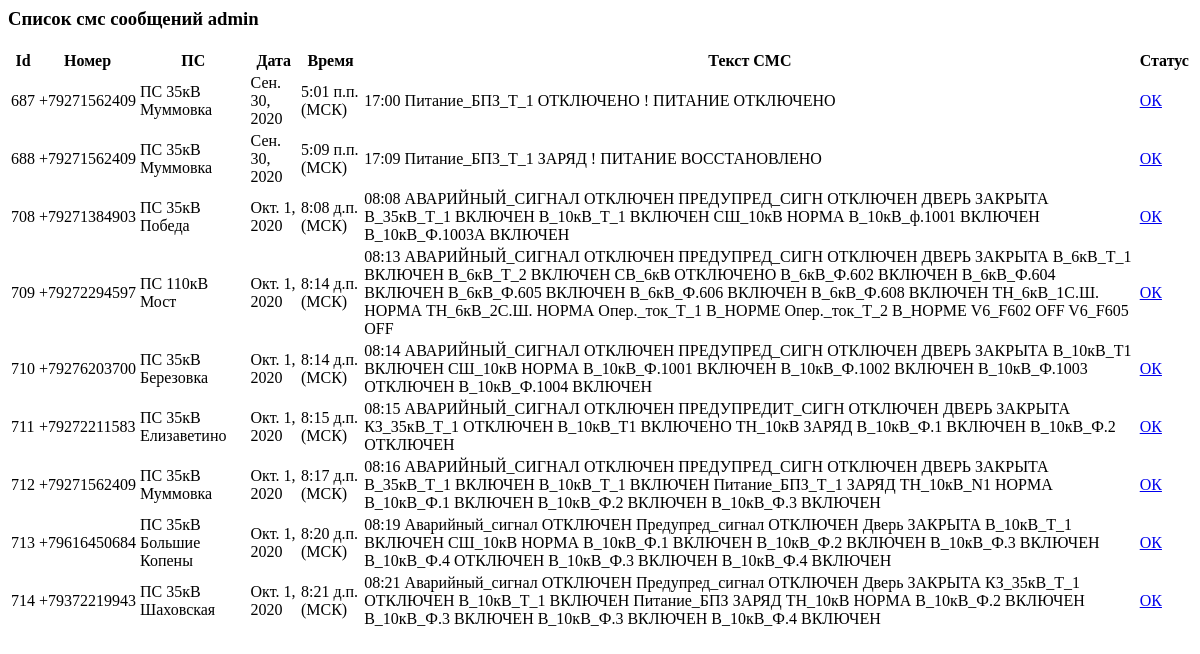
/ajax/get_response/ (signed in), run on an earlier commit of the app's database.
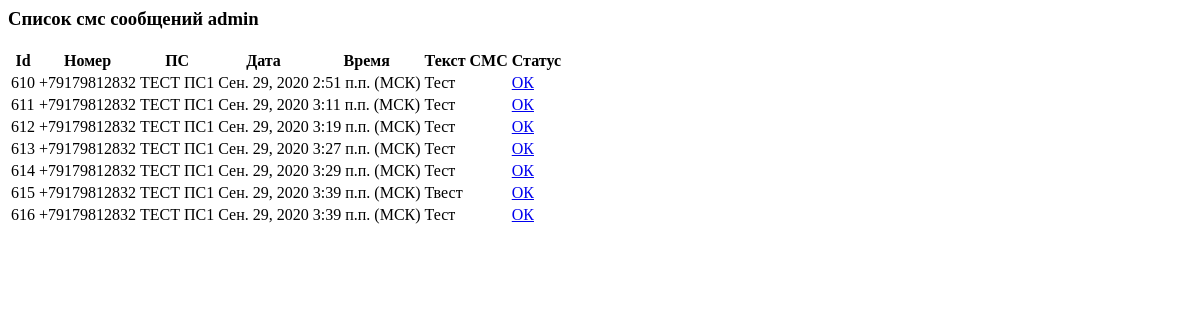
And on a later commit of the database.
### my_app/models.py (models this page shows)
class Viewed_messages(models.Model):
    id_SMS = models.ForeignKey(Sms_message, on_delete = models.CASCADE)
    user = models.ForeignKey(User, on_delete=models.CASCADE)
    status_view = models.BooleanField()
    datetime_view = models.DateTimeField(null=True, blank=True)
    sms_notification = models.BooleanField()

class Sms_message(models.Model):
    number = models.CharField(max_length=12)
    date = models.DateField()
    time = models.TimeField()
    text_sms = models.TextField()
    ps = models.ForeignKey(Ps, on_delete=models.CASCADE)

class Ps(models.Model):
    name = models.CharField(max_length=100, primary_key=True)
    tel_number = models.CharField(max_length=12)
    res = models.ForeignKey(Group, on_delete=models.CASCADE)

### my_app/views.py (the view)
# urls.py: re_path(r'^ajax/get_response/$', views.table, name='get_response'),
@login_required
def table(request):
    toolView = ToolForView()
    user_name = request.user.username
    time_zone = " (МСК)"
    selected_interval = request.session['choice_status']
    messages = toolView.check_view(user_name, selected_interval)
    data = {"messages": messages, "username": user_name, "time_zone": time_zone}
    return render(request, "table.html", context=data)

### my_app/service/services_for_view.py (called while the page is built)
    def check_view(self, user_name, selected_interval):
        if selected_interval != 'False':
            delta = datetime.now() - timedelta(days=int(selected_interval))
            return Viewed_messages.objects.filter(user__username=user_name, status_view=True, id_SMS__date__gte=delta)
        else:
            return Viewed_messages.objects.filter(user__username=user_name, status_view=False)

### my_app/templates/table.html
{% if messages.count > 0 %}
    <h3>Список смс сообщений {{username}}</h3>
<table id ="customers">
        <tr><th>Id</th><th>Номер</th><th>ПС</th><th>Дата</th><th>Время</th><th>Текст СМС</th><th>Статус</th></tr>
       {% for  message in messages %}
        <tr>
            <td >{{ message.id_SMS.id }}</td>
            <td>{{ message.id_SMS.number }}</td>
            <td>{{ message.id_SMS.ps.name }}</td>
            <td>{{ message.id_SMS.date }}</td>
            <td>{{ message.id_SMS.time }}{{time_zone}}</td>
            <td>{{ message.id_SMS.text_sms }}</td>
            <td>
                {% if message.status_view %}
                <img src="/static/admin/img/icon-yes.svg" alt="True">
                {% else %}
                <a id="para1" href="view_sms/{{message.id}}">ОК</a>
                {% endif %}
            </td>
        </tr>
    {% endfor %}
    </table>
{% else %}
     <h3>Нет новых смс сообщений {{username}}</h3>
    {% endif %}

What changed in the data, as far as the page shows it:
removed Viewed_messages: id_SMS.id "687", id_SMS.number "+79271562409", id_SMS.ps.name "ПС 35кВ Муммовка", id_SMS "Сен. 30, 2020", id_SMS.time "5:01 п.п.", time_zone "(МСК)", id_SMS.text_sms "17:00 Питание_БПЗ_Т_1 ОТКЛЮЧЕНО ! ПИТАНИЕ ОТКЛЮЧЕНО"
removed Viewed_messages: id_SMS.id "688", id_SMS.number "+79271562409", id_SMS.ps.name "ПС 35кВ Муммовка", id_SMS "Сен. 30, 2020", id_SMS.time "5:09 п.п.", time_zone "(МСК)", id_SMS.text_sms "17:09 Питание_БПЗ_Т_1 ЗАРЯД ! ПИТАНИЕ ВОССТАНОВЛЕНО"
removed Viewed_messages: id_SMS.id "708", id_SMS.number "+79271384903", id_SMS.ps.name "ПС 35кВ Победа", id_SMS "Окт. 1, 2020", id_SMS.time "8:08 д.п.", time_zone "(МСК)", id_SMS.text_sms "08:08 АВАРИЙНЫЙ_СИГНАЛ ОТКЛЮЧЕН ПРЕДУПРЕД_СИГН ОТКЛЮЧЕН ДВЕРЬ ЗАКРЫТА В_35кВ_Т_1 ВКЛЮЧЕН В_10кВ_Т_1 ВКЛЮЧЕН СШ_10кВ НОРМА В_10кВ_ф.1001 ВКЛЮЧЕН В_10кВ_Ф.1003А ВКЛЮЧЕН"
removed Viewed_messages: id_SMS.id "709", id_SMS.number "+79272294597", id_SMS.ps.name "ПС 110кВ Мост", id_SMS "Окт. 1, 2020", id_SMS.time "8:14 д.п.", time_zone "(МСК)", id_SMS.text_sms "08:13 АВАРИЙНЫЙ_СИГНАЛ ОТКЛЮЧЕН ПРЕДУПРЕД_СИГН ОТКЛЮЧЕН ДВЕРЬ ЗАКРЫТА В_6кВ_Т_1 ВКЛЮЧЕН В_6кВ_Т_2 ВКЛЮЧЕН СВ_6кВ ОТКЛЮЧЕНО В_6кВ_Ф.602 ВКЛЮЧЕН В_6кВ_Ф.604 ВКЛЮЧЕН В_6кВ_Ф.605 ВКЛЮЧЕН В_6кВ_Ф.606 ВКЛЮЧЕН В_6кВ_Ф.608 ВКЛЮЧЕН ТН_6кВ_1С.Ш. НОРМА ТН_6кВ_2С.Ш. НОРМА Опер._ток_Т_1 В_НОРМЕ Опер._ток_Т_2 В_НОРМЕ V6_F602 OFF V6_F605 OFF"
removed Viewed_messages: id_SMS.id "710", id_SMS.number "+79276203700", id_SMS.ps.name "ПС 35кВ Березовка", id_SMS "Окт. 1, 2020", id_SMS.time "8:14 д.п.", time_zone "(МСК)", id_SMS.text_sms "08:14 АВАРИЙНЫЙ_СИГНАЛ ОТКЛЮЧЕН ПРЕДУПРЕД_СИГН ОТКЛЮЧЕН ДВЕРЬ ЗАКРЫТА В_10кВ_Т1 ВКЛЮЧЕН СШ_10кВ НОРМА В_10кВ_Ф.1001 ВКЛЮЧЕН В_10кВ_Ф.1002 ВКЛЮЧЕН В_10кВ_Ф.1003 ОТКЛЮЧЕН В_10кВ_Ф.1004 ВКЛЮЧЕН"
removed Viewed_messages: id_SMS.id "711", id_SMS.number "+79272211583", id_SMS.ps.name "ПС 35кВ Елизаветино", id_SMS "Окт. 1, 2020", id_SMS.time "8:15 д.п.", time_zone "(МСК)", id_SMS.text_sms "08:15 АВАРИЙНЫЙ_СИГНАЛ ОТКЛЮЧЕН ПРЕДУПРЕДИТ_СИГН ОТКЛЮЧЕН ДВЕРЬ ЗАКРЫТА КЗ_35кВ_Т_1 ОТКЛЮЧЕН В_10кВ_Т1 ВКЛЮЧЕНО ТН_10кВ ЗАРЯД В_10кВ_Ф.1 ВКЛЮЧЕН В_10кВ_Ф.2 ОТКЛЮЧЕН"
removed Viewed_messages: id_SMS.id "712", id_SMS.number "+79271562409", id_SMS.ps.name "ПС 35кВ Муммовка", id_SMS "Окт. 1, 2020", id_SMS.time "8:17 д.п.", time_zone "(МСК)", id_SMS.text_sms "08:16 АВАРИЙНЫЙ_СИГНАЛ ОТКЛЮЧЕН ПРЕДУПРЕД_СИГН ОТКЛЮЧЕН ДВЕРЬ ЗАКРЫТА В_35кВ_Т_1 ВКЛЮЧЕН В_10кВ_Т_1 ВКЛЮЧЕН Питание_БПЗ_Т_1 ЗАРЯД ТН_10кВ_N1 НОРМА В_10кВ_Ф.1 ВКЛЮЧЕН В_10кВ_Ф.2 ВКЛЮЧЕН В_10кВ_Ф.3 ВКЛЮЧЕН"
removed Viewed_messages: id_SMS.id "713", id_SMS.number "+79616450684", id_SMS.ps.name "ПС 35кВ Большие Копены", id_SMS "Окт. 1, 2020", id_SMS.time "8:20 д.п.", time_zone "(МСК)", id_SMS.text_sms "08:19 Аварийный_сигнал ОТКЛЮЧЕН Предупред_сигнал ОТКЛЮЧЕН Дверь ЗАКРЫТА В_10кВ_Т_1 ВКЛЮЧЕН СШ_10кВ НОРМА В_10кВ_Ф.1 ВКЛЮЧЕН В_10кВ_Ф.2 ВКЛЮЧЕН В_10кВ_Ф.3 ВКЛЮЧЕН В_10кВ_Ф.4 ОТКЛЮЧЕН В_10кВ_Ф.3 ВКЛЮЧЕН В_10кВ_Ф.4 ВКЛЮЧЕН"
removed Viewed_messages: id_SMS.id "714", id_SMS.number "+79372219943", id_SMS.ps.name "ПС 35кВ Шаховская", id_SMS "Окт. 1, 2020", id_SMS.time "8:21 д.п.", time_zone "(МСК)", id_SMS.text_sms "08:21 Аварийный_сигнал ОТКЛЮЧЕН Предупред_сигнал ОТКЛЮЧЕН Дверь ЗАКРЫТА КЗ_35кВ_Т_1 ОТКЛЮЧЕН В_10кВ_Т_1 ВКЛЮЧЕН Питание_БПЗ ЗАРЯД ТН_10кВ НОРМА В_10кВ_Ф.2 ВКЛЮЧЕН В_10кВ_Ф.3 ВКЛЮЧЕН В_10кВ_Ф.3 ВКЛЮЧЕН В_10кВ_Ф.4 ВКЛЮЧЕН"
now on this page (row edited): Viewed_messages: id_SMS.id "610", id_SMS.number "+79179812832", id_SMS.ps.name "ТЕСТ ПС1", id_SMS "Сен. 29, 2020", id_SMS.time "2:51 п.п.", time_zone "(МСК)", id_SMS.text_sms "Тест"
now on this page (row edited): Viewed_messages: id_SMS.id "611", id_SMS.number "+79179812832", id_SMS.ps.name "ТЕСТ ПС1", id_SMS "Сен. 29, 2020", id_SMS.time "3:11 п.п.", time_zone "(МСК)", id_SMS.text_sms "Тест"
now on this page (row edited): Viewed_messages: id_SMS.id "612", id_SMS.number "+79179812832", id_SMS.ps.name "ТЕСТ ПС1", id_SMS "Сен. 29, 2020", id_SMS.time "3:19 п.п.", time_zone "(МСК)", id_SMS.text_sms "Тест"
now on this page (row edited): Viewed_messages: id_SMS.id "613", id_SMS.number "+79179812832", id_SMS.ps.name "ТЕСТ ПС1", id_SMS "Сен. 29, 2020", id_SMS.time "3:27 п.п.", time_zone "(МСК)", id_SMS.text_sms "Тест"
added Viewed_messages: id_SMS.id "614", id_SMS.number "+79179812832", id_SMS.ps.name "ТЕСТ ПС1", id_SMS "Сен. 29, 2020", id_SMS.time "3:29 п.п.", time_zone "(МСК)", id_SMS.text_sms "Тест"
added Viewed_messages: id_SMS.id "615", id_SMS.number "+79179812832", id_SMS.ps.name "ТЕСТ ПС1", id_SMS "Сен. 29, 2020", id_SMS.time "3:39 п.п.", time_zone "(МСК)", id_SMS.text_sms "Твест"
added Viewed_messages: id_SMS.id "616", id_SMS.number "+79179812832", id_SMS.ps.name "ТЕСТ ПС1", id_SMS "Сен. 29, 2020", id_SMS.time "3:39 п.п.", time_zone "(МСК)", id_SMS.text_sms "Тест"
